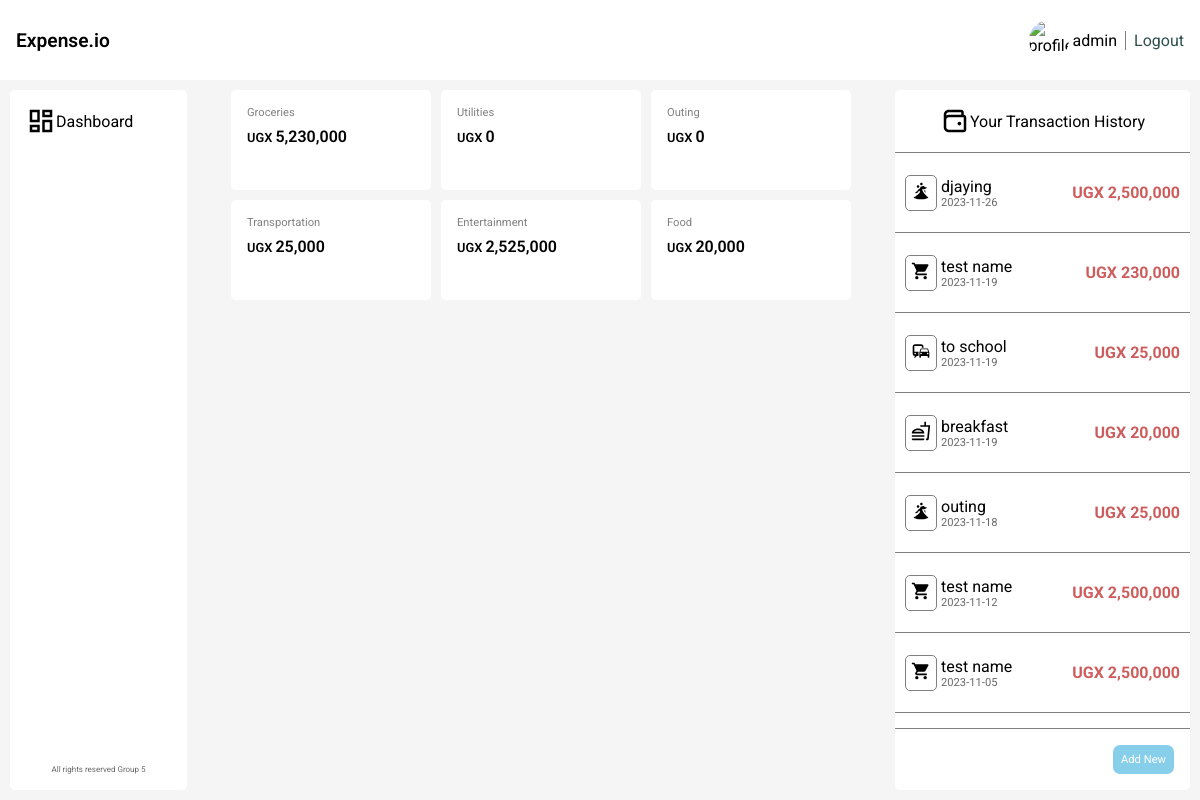
Before: / (signed in) with the older database file.
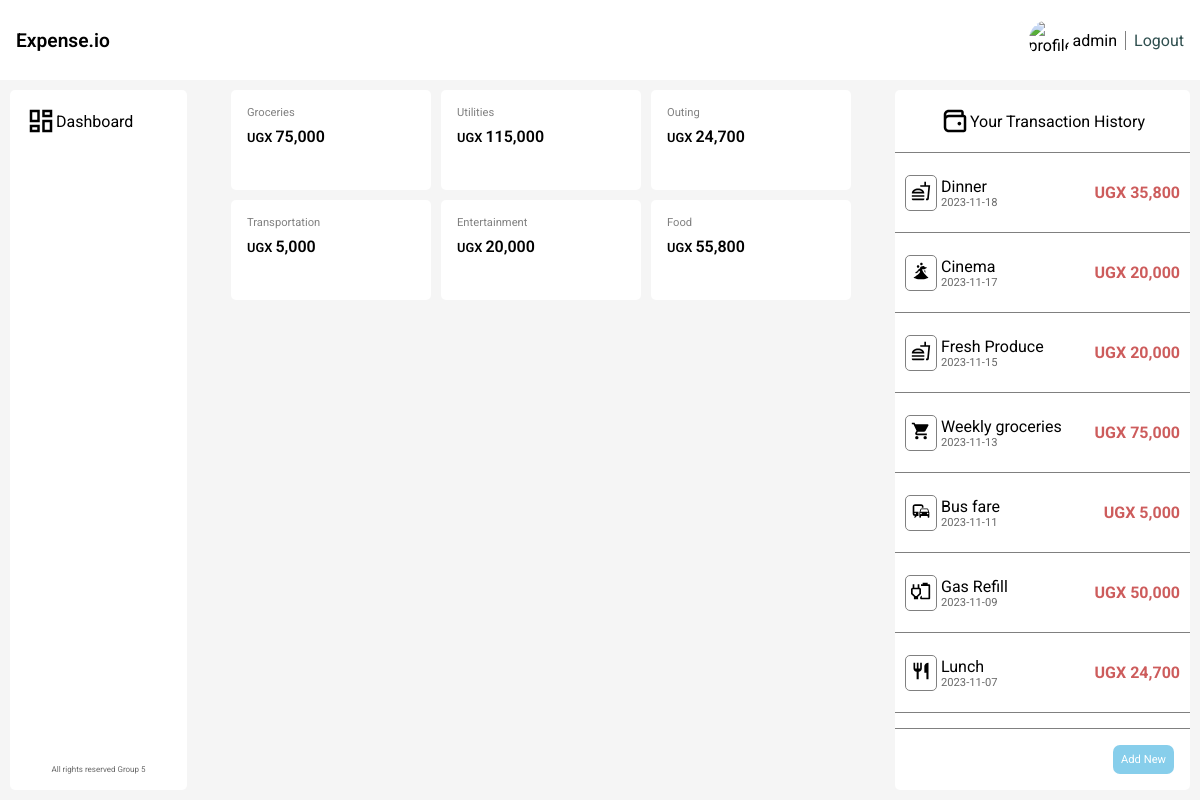
After: the same page with the newer database file.
### core/models.py (models this page shows, shortened)
class Category(models.Model):
    name = models.CharField(max_length=50)
    created_at = models.DateTimeField(auto_now_add=True)
    def __str__(self) -> str:
        return self.name
    class Meta:
        verbose_name_plural = 'Categories'

class Expense(models.Model):
    owner = models.ForeignKey(User, on_delete=models.CASCADE)
    name = models.CharField(max_length=50)
    amount = models.BigIntegerField()
    category = models.ForeignKey(Category, on_delete=models.CASCADE)
    date = models.DateField()

### core/views.py (the view)
# urls.py: path('', views.index, name='index'),
@login_required
def index(request):
    categories = []
    _categories = Category.objects.all()
    for category in _categories:
        total_expenditure = category.expense_set.filter(owner=request.user).aggregate(Sum('amount'))['amount__sum'] or 0
        categories.append({
            'category': category,
            'total_expenditure': total_expenditure
        })
    expenses = Expense.objects.filter(owner=request.user).order_by('-date')
    context = { 'categories': categories, 'expenses': expenses }
    return render(request, 'core/index.html', context)

### core/templatetags/intcomma.py (called while the page is built)
@register.filter()
def intcomma(value):
    return "{:,}".format(int(value))

### core/templates/core/index.html (shortened to what this page needs)
{% load static %}
{% load intcomma %}
<!DOCTYPE html>
<html lang="en">
<head>
    <link rel="stylesheet" href="{% static 'css/main.css' %}">
    <link rel="stylesheet" href="{% static 'css/index.css' %}">
</head>
<body>
    <div class="body">
        <div class="navbar">
            <div class="logo">Expense.io</div>
            <div class="profile">
                {% if user.is_authenticated %}
                    <img src="{% static 'images/profile.jpg' %}" alt="profile">
                    <p class="username">
                        {{ user.username }}
                    </p>
                    <a href="{% url 'users:logout' %}">Logout</a>
                {% else %}
                    <a href="{% url 'users:register' %}">Register</a>
                    <a href="{% url 'users:login' %}">Login</a>
                {% endif %}
            </div>
        </div>
        <div class="main">
            <div class="sidebar">
                <div class="tile">
                    <svg style="width: 30px; height: auto;" xmlns="http://www.w3.org/2000/svg" viewBox="0 0 24 24">
                        <title>view-dashboard-outline</title>
                        <path
                            d="M19,5V7H15V5H19M9,5V11H5V5H9M19,13V19H15V13H19M9,17V19H5V17H9M21,3H13V9H21V3M11,3H3V13H11V3M21,11H13V21H21V11M11,15H3V21H11V15Z" />
                    </svg>
                    <span>Dashboard</span>
                </div>
                <p class="copy">All rights reserved Group 5</p>
            </div>
            <div class="categories">
                {% for category in categories %}
                    <div class="category">
                        <p class="name">{{ category.category.name }}</p>
                        <p class="total">
                            UGX
                            <span>{{ category.total_expenditure|intcomma }}</span>
                        </p>
                    </div>
                {% endfor %}
            </div>
            <div class="aside">
                <div class="header">
                    <span>Your Transaction History</span>
                </div>
                <div class="transactions">
                    {% for expense in expenses %}
                        <div class="transaction">
                            <div class="icon">
                            </div>
                            <div class="details">
                                <p class="name">{{ expense.name|safe }}</p>
                                <p class="date">{{ expense.date|safe }}</p>
                            </div>
                            <p class="value">
                                UGX
                                <span>{{ expense.amount|intcomma }}</span>
                            </p>
                        </div>
                    {% endfor %}
                </div>
                <div class="footer">
                    <button class="new">Add New</button>
                </div>
            </div>
        </div>
    </div>
</body>
</html>

Changed rows visible on the page:
removed Expense: name "djaying", date "2023-11-26", amount "2,500,000"
removed Expense: name "test name", date "2023-11-19", amount "230,000"
removed Expense: name "to school", date "2023-11-19", amount "25,000"
removed Expense: name "breakfast", date "2023-11-19", amount "20,000"
removed Expense: name "outing", date "2023-11-18", amount "25,000"
removed Expense: name "test name", date "2023-11-12", amount "2,500,000"
removed Expense: name "test name", date "2023-11-05", amount "2,500,000"
computed for Category "Groceries": total_expenditure "5,230,000" → "75,000"
computed for Category "Utilities": total_expenditure "0" → "115,000"
computed for Category "Outing": total_expenditure "0" → "24,700"
computed for Category "Transportation": total_expenditure "25,000" → "5,000"
computed for Category "Entertainment": total_expenditure "2,525,000" → "20,000"
computed for Category "Food": total_expenditure "20,000" → "55,800"
added Expense: name "Dinner", date "2023-11-18", amount "35,800"
added Expense: name "Cinema", date "2023-11-17", amount "20,000"
added Expense: name "Fresh Produce", date "2023-11-15", amount "20,000"
added Expense: name "Weekly groceries", date "2023-11-13", amount "75,000"
added Expense: name "Bus fare", date "2023-11-11", amount "5,000"
added Expense: name "Gas Refill", date "2023-11-09", amount "50,000"
added Expense: name "Lunch", date "2023-11-07", amount "24,700"
